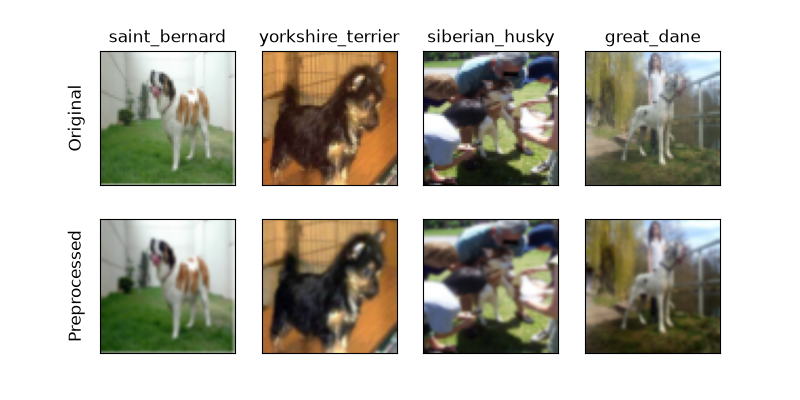

Reproduce this figure in Python.
"""
EECS 445 - Introduction to Machine Learning
Fall 2026  - Project 2

Visualize Dogs
    This will open up a window displaying randomly selected training
    images. The label of the image is shown. Click on the figure to
    refresh with a set of new images. You can save the images using
    the save button. Close the window to break out of the loop.

    The success of this script is a good indication that the data flow
    part of this project is running smoothly.

    Usage: python visualize_data.py
"""

import os

import numpy as np
import pandas as pd
import matplotlib.pyplot as plt
from imageio.v2 import imread

from dataset import resize, ImageStandardizer, DogsDataset
from utils import config, denormalize_image, set_random_seed


if __name__ == "__main__":
    set_random_seed()

    training_set = DogsDataset("train")
    training_set.X = resize(training_set.X)
    standardizer = ImageStandardizer()
    standardizer.fit(training_set.X)

    metadata = pd.read_csv(config("csv_file"))
    metadata = metadata[metadata["partition"] != "challenge"].reset_index(drop=True) 
    print("Click on the figure to choose new images. Close the figure to exit.")

    N = 4
    fig, axes = plt.subplots(nrows=2, ncols=N, figsize=(2 * N, 2 * 2))

    pad = 3
    axes[0, 0].annotate(
        "Original",
        xy=(0, 0.5),
        xytext=(-axes[0, 0].yaxis.labelpad - pad, 0),
        xycoords=axes[0, 0].yaxis.label,
        textcoords="offset points",
        size="large",
        ha="right",
        va="center",
        rotation="vertical",
    )
    axes[1, 0].annotate(
        "Preprocessed",
        xy=(0, 0.5),
        xytext=(-axes[1, 0].yaxis.labelpad - pad, 0),
        xycoords=axes[1, 0].yaxis.label,
        textcoords="offset points",
        size="large",
        ha="right",
        va="center",
        rotation="vertical",
    )

    for ax in axes.flatten():
        ax.set_xticks([])
        ax.set_yticks([])

    while True:
        rand_idx = np.random.choice(np.arange(len(metadata)), size=N, replace=False)
        X, y = [], []
        for idx in rand_idx:
            filename = os.path.join(config("image_path"), metadata.loc[idx, "filename"])
            X.append(imread(filename))
            y.append(metadata.loc[idx, "semantic_label"])

        for i, (xi, yi) in enumerate(zip(X, y)):
            axes[0, i].imshow(xi)
            axes[0, i].set_title(yi)

        X_ = resize(np.array(X))
        X_ = standardizer.transform(X_)
        for i, (xi, yi) in enumerate(zip(X_, y)):
            axes[1, i].imshow(denormalize_image(xi), interpolation="bicubic")

        fig = plt.gcf()
        plt.savefig("visualize_data.png")
        print("Saved figure to visualize_data.png.")

        def on_close(event):
            exit()

        fig.canvas.mpl_connect("close_event", on_close)

        if plt.waitforbuttonpress():
            break
